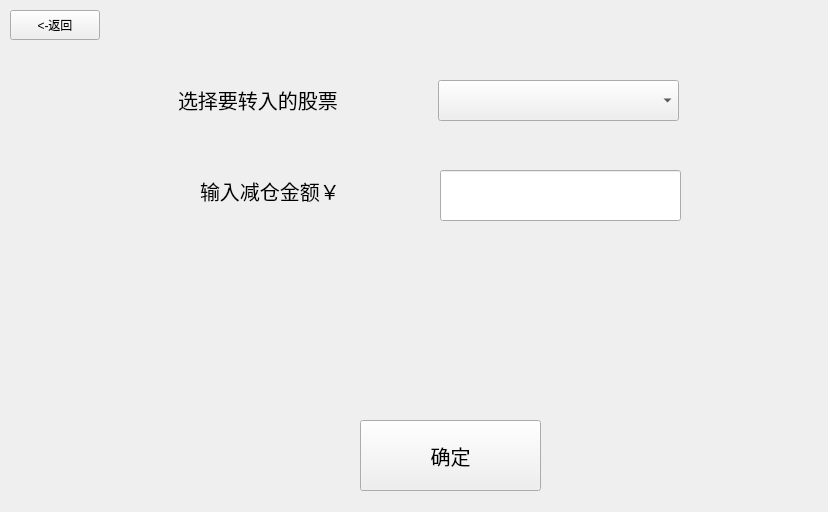
<?xml version="1.0" encoding="UTF-8"?>
<ui version="4.0">
 <class>Switch</class>
 <widget class="QWidget" name="Switch">
  <property name="geometry">
   <rect>
    <x>0</x>
    <y>0</y>
    <width>828</width>
    <height>512</height>
   </rect>
  </property>
  <property name="windowTitle">
   <string>Form</string>
  </property>
  <widget class="QPushButton" name="pushButton">
   <property name="geometry">
    <rect>
     <x>10</x>
     <y>10</y>
     <width>90</width>
     <height>30</height>
    </rect>
   </property>
   <property name="text">
    <string>&lt;-返回</string>
   </property>
  </widget>
  <widget class="QLabel" name="label">
   <property name="geometry">
    <rect>
     <x>200</x>
     <y>150</y>
     <width>241</width>
     <height>81</height>
    </rect>
   </property>
   <property name="font">
    <font>
     <pointsize>15</pointsize>
    </font>
   </property>
   <property name="text">
    <string>输入减仓金额￥</string>
   </property>
  </widget>
  <widget class="QPushButton" name="pushButton_2">
   <property name="geometry">
    <rect>
     <x>360</x>
     <y>420</y>
     <width>181</width>
     <height>71</height>
    </rect>
   </property>
   <property name="font">
    <font>
     <pointsize>15</pointsize>
    </font>
   </property>
   <property name="text">
    <string>确定</string>
   </property>
  </widget>
  <widget class="QLineEdit" name="lineEdit">
   <property name="geometry">
    <rect>
     <x>440</x>
     <y>170</y>
     <width>241</width>
     <height>51</height>
    </rect>
   </property>
  </widget>
  <widget class="QLabel" name="label_4">
   <property name="geometry">
    <rect>
     <x>178</x>
     <y>59</y>
     <width>239</width>
     <height>81</height>
    </rect>
   </property>
   <property name="font">
    <font>
     <pointsize>15</pointsize>
    </font>
   </property>
   <property name="text">
    <string>选择要转入的股票</string>
   </property>
  </widget>
  <widget class="QComboBox" name="comboBox">
   <property name="geometry">
    <rect>
     <x>438</x>
     <y>80</y>
     <width>241</width>
     <height>41</height>
    </rect>
   </property>
  </widget>
 </widget>
 <resources/>
 <connections/>
</ui>
